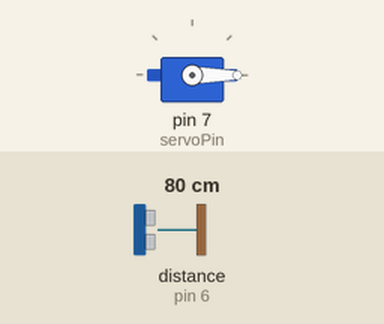
Recording of a sketch running on a simulated Arduino Uno, built with avr-gcc and run on an emulated ATmega328P. Parts: servo. Wiring (inferred from the names in the program): ultrasonic range finder: trigger pin 5; echo pin 6. Inputs (shaded band) come from the test bench; at power-on: distance to the obstacle (sensor on pin 6) 80 cm. The echo pulse lasts 58.3 µs per cm; what the sketch prints to the serial monitor is not drawn.

Above: at 0.15 s.
Timing chart, 0 to 6.0 s (numbered marks = the images above):
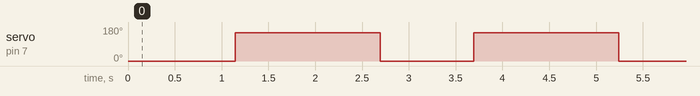

The sketch:

lixeira-inteligente.ino
```cpp
#include <ArduinoJson.h>
#include <Servo.h>   // Biblioteca do Servo Motor

Servo servo;
int trigPin = 5;
int echoPin = 6;
int servoPin = 7;
int led = 10;
long duration, dist, average;
long aver[3];

void setup() {
  Serial.begin(9600);
  servo.attach(servoPin);
  pinMode(trigPin, OUTPUT);
  pinMode(echoPin, INPUT);
  servo.write(0);         // Inicia com a tampa fechada
  delay(100);
  servo.detach();
}

void measure() {
  digitalWrite(10, HIGH);
  digitalWrite(trigPin, LOW);
  delayMicroseconds(5);
  digitalWrite(trigPin, HIGH);
  delayMicroseconds(15);
  digitalWrite(trigPin, LOW);
  pinMode(echoPin, INPUT);
  duration = pulseIn(echoPin, HIGH);
  dist = (duration / 2) / 29.1;    // Obtém a distância
}

void loop() {
  for (int i = 0; i <= 2; i++) {   // Verifica a distância
    measure();
    aver[i] = dist;
    delay(10);              // Adiciona um atraso às medições
  }
  dist = (aver[0] + aver[1] + aver[2]) / 3;

  // Código JSON começa aqui
  StaticJsonDocument<100> json; // Tamanho do buffer para o JSON
  if (dist <= 200) {
    dist /= 10;
    json["distance"] = dist;
    servo.attach(servoPin);
    delay(1);
    servo.write(0);
    delay(1000);
    servo.write(150);
    delay(1000);
    servo.detach();
    } else {
    dist /= 10;
    json["distance"] = dist;
    servo.attach(servoPin);
    delay(1);
    servo.write(0);
    delay(1000);
    servo.detach();
   }
  String jsonString;
  serializeJson(json, jsonString);
  Serial.print(jsonString); // Imprime o JSON
  delay(500);
}
```

Measured:
- by itself, servo on pin 7 (servoPin): alternates 150° for 1.5 s and 0° for 1.0 s
